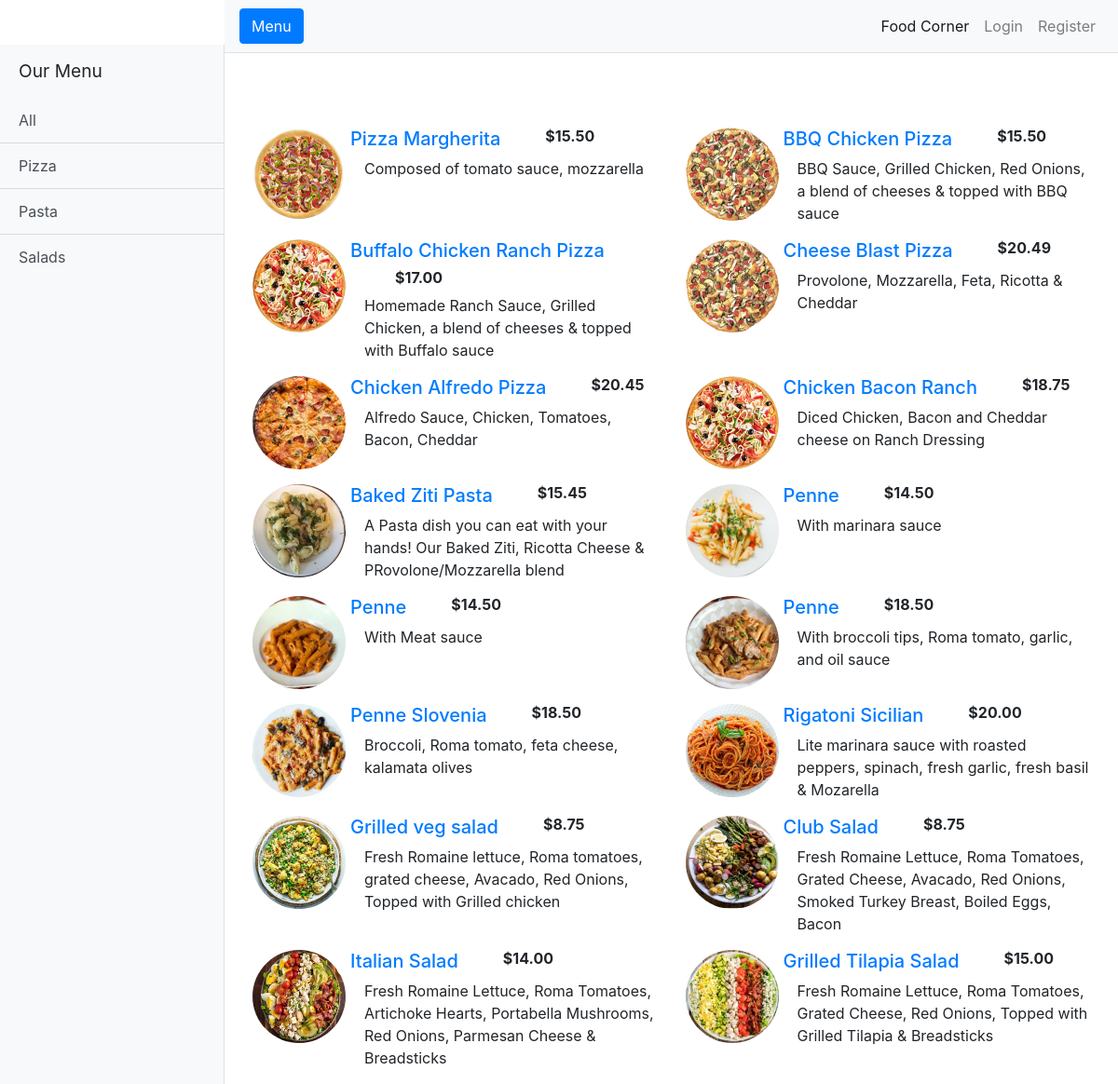
The page / on the database its author committed.
### menu/models.py (models this page shows)
class Category(models.Model):
    category_name = models.CharField(max_length=50)

class Item(models.Model):
    item_name = models.CharField(max_length=50)
    category = models.ForeignKey(Category, on_delete=models.CASCADE)
    price = models.DecimalField(
        max_digits=4, decimal_places=2, blank=True, default=0.00)
    availability = models.BooleanField(default=True)
    description = models.TextField(blank=True)
    item_img = models.ImageField(upload_to = 'images/', blank=True)

### order/views.py (the view)
# urls.py: path("", views.index, name="home"),
def index(request):
    items = Item.objects.all()
    context = {
        'items':items
        }
    return render(request, "order/menu.html", context)

### order/context_processor.py (called while the page is built)
def get_category_to_context(request):
    category = Category.objects.all()
    return({'category':category})

### order/templates/order/menu.html
{% extends 'order/layout.html' %}
{% block content %}
<div class="container menu-section">
    <div class="row">
        {% for item in items %}
        <div class="col-md-12 col-lg-6">
            <div class="media">
               <img class= "rounded-circle account-img"  src="{{ item.item_img.url }}" alt="Menu Image">
                <div class="media-body">
                    <div class="row">
                        <a href="{% url 'get_item' item.id %}"> <h5>{{item.item_name}}</h5></a>
                        <h6 class="mtb-10 pl-5"><b >${{ item.price }}</b></h6>
                    </div>
                    <p>{{ item.description }} </p>
                </div>
            </div>
        </div>
        {% endfor %}
    </div>
</div>
{% endblock content %}

### order/templates/order/layout.html (shortened to what this page needs)
{% load static %}
<!DOCTYPE html>
<html lang="en">
<head>
  <link href="../../static/vendor/bootstrap/css/bootstrap.min.css" rel="stylesheet">
  <link href="../../static/css/simple-sidebar.css" rel="stylesheet">
  <link href="../../static/css/main.css" rel="stylesheet">
</head>
<body>
  <div class="d-flex" id="wrapper">
    <div class="bg-light border-right mt-5" id="sidebar-wrapper">
      <div class="sidebar-heading">Our Menu </div>
      <div class="list-group list-group-flush">
        <a href="{% url 'menu' 0 %}" class="list-group-item list-group-item-action bg-light">All</a>
        {% for item in category %}
        <a href="{% url 'menu'  item.id %}" class="list-group-item list-group-item-action bg-light">{{item.category_name}}</a>
        {% endfor %}
      </div>
    </div>
    <div id="page-content-wrapper">
      <nav class="navbar navbar-expand-lg navbar-light bg-light border-bottom">
        <button class="btn btn-primary" id="menu-toggle">Menu</button>
        <div class="collapse navbar-collapse" id="navbarSupportedContent">
          <ul class="navbar-nav ml-auto mt-2 mt-lg-0">
            <li class="nav-item active">
              <a class="nav-link" href="{% url 'home' %}">Food Corner <span class="sr-only">(current)</span></a>
            </li>
            {% if user.is_authenticated %}
              <li class="nav-item">
                <a href="#" class="nav-link"> Hello {{request.user.username}}</a>
              </li>
            <li class="nav-item">
              <a class="nav-link" href="{% url 'show_cart' %}"><i class="fas fa-cart-arrow-down"></i>Cart</a>
            </li>
            <li class="nav-item">
              <a class="nav-link" href="{% url 'profile' %}">My Orders</a>
            </li>
            <li class="nav-item">
              <a class="nav-link" href="{% url 'logout' %}">Logout</a>
            </li>
            {% else %}
            <li class="nav-item">
              <a class="nav-link" href="{% url 'login' %}">Login</a>
            </li>
            <li class="nav-item">
              <a class="nav-link" href="{% url 'register' %}">Register</a>
            </li>
            {% endif %}
          </ul>
        </div>
      </nav>
      <div class="container-fluid">
        {% block content %}
        {% endblock %}
    </div>
  </div>
</body>
</html>

### order/static/css/simple-sidebar.css (style rules this page uses)
#wrapper { overflow-x: hidden; }
#sidebar-wrapper { min-height: 100vh; margin-left: -15rem; -webkit-transition: margin .25s ease-out; -moz-transition: margin .25s ease-out; -o-transition: margin .25s ease-out; transition: margin .25s ease-out; }
#sidebar-wrapper .sidebar-heading { padding: 0.875rem 1.25rem; font-size: 1.2rem; }
#sidebar-wrapper .list-group { width: 15rem; }
#page-content-wrapper { min-width: 100vw; }
@media (min-width: 768px) { #sidebar-wrapper { margin-left: 0; } }
@media (min-width: 768px) { #page-content-wrapper { min-width: 0; width: 100%; } }

### order/static/css/main.css (style rules this page uses)
.account-img { height: 100px; width: 100px; margin-right: 20px; margin-bottom: 16px; }
.menu-section { padding-top: 5rem; }

### rows shown on the page
Category: category_name "Pizza"
Category: category_name "Pasta"
Category: category_name "Salads"
Item: item_img (picture), item_name "Pizza Margherita", price "15.50", description "Composed of tomato sauce, mozzarella"
Item: item_img (picture), item_name "BBQ Chicken Pizza", price "15.50", description "BBQ Sauce, Grilled Chicken, Red Onions, a blend of cheeses & topped with BBQ sauce"
Item: item_img (picture), item_name "Buffalo Chicken Ranch Pizza", price "17.00", description "Homemade Ranch Sauce, Grilled Chicken, a blend of cheeses & topped with Buffalo sauce"
Item: item_img (picture), item_name "Cheese Blast Pizza", price "20.49", description "Provolone, Mozzarella, Feta, Ricotta & Cheddar"
Item: item_img (picture), item_name "Chicken Alfredo Pizza", price "20.45", description "Alfredo Sauce, Chicken, Tomatoes, Bacon, Cheddar"
Item: item_img (picture), item_name "Chicken Bacon Ranch", price "18.75", description "Diced Chicken, Bacon and Cheddar cheese on Ranch Dressing"
Item: item_img (picture), item_name "Baked Ziti Pasta", price "15.45", description "A Pasta dish you can eat with your hands! Our Baked Ziti, Ricotta Cheese & PRovolone/Mozzarella blend"
Item: item_img (picture), item_name "Penne", price "14.50", description "With marinara sauce"
Item: item_img (picture), item_name "Penne", price "14.50", description "With Meat sauce"
Item: item_img (picture), item_name "Penne", price "18.50", description "With broccoli tips, Roma tomato, garlic, and oil sauce"
Item: item_img (picture), item_name "Penne Slovenia", price "18.50", description "Broccoli, Roma tomato, feta cheese, kalamata olives"
Item: item_img (picture), item_name "Rigatoni Sicilian", price "20.00", description "Lite marinara sauce with roasted peppers, spinach, fresh garlic, fresh basil & Mozarella"
Item: item_img (picture), item_name "Grilled veg salad", price "8.75", description "Fresh Romaine lettuce, Roma tomatoes, grated cheese, Avacado, Red Onions, Topped with Grilled chicken"
Item: item_img (picture), item_name "Club Salad", price "8.75", description "Fresh Romaine Lettuce, Roma Tomatoes, Grated Cheese, Avacado, Red Onions, Smoked Turkey Breast, Boiled Eggs, Bacon"
Item: item_img (picture), item_name "Italian Salad", price "14.00", description "Fresh Romaine Lettuce, Roma Tomatoes, Artichoke Hearts, Portabella Mushrooms, Red Onions, Parmesan Cheese & Breadsticks"
Item: item_img (picture), item_name "Grilled Tilapia Salad", price "15.00", description "Fresh Romaine Lettuce, Roma Tomatoes, Grated Cheese, Red Onions, Topped with Grilled Tilapia & Breadsticks"
